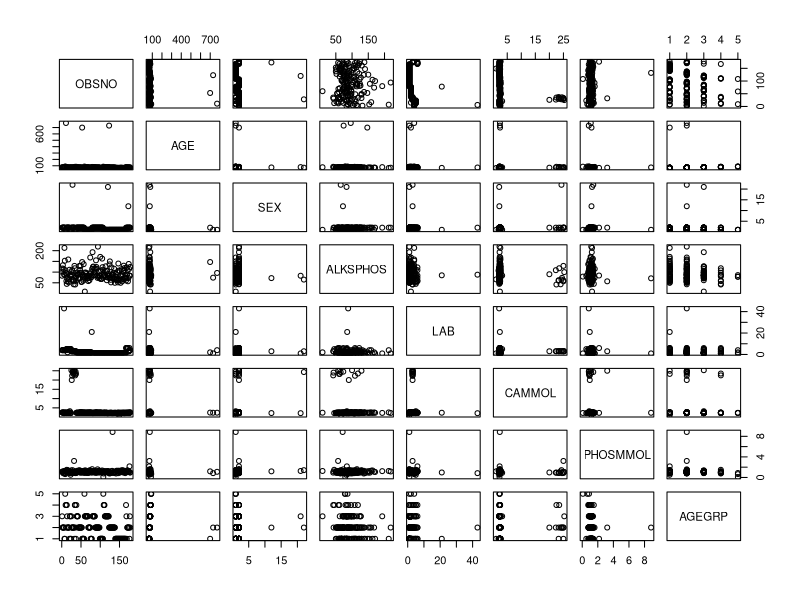
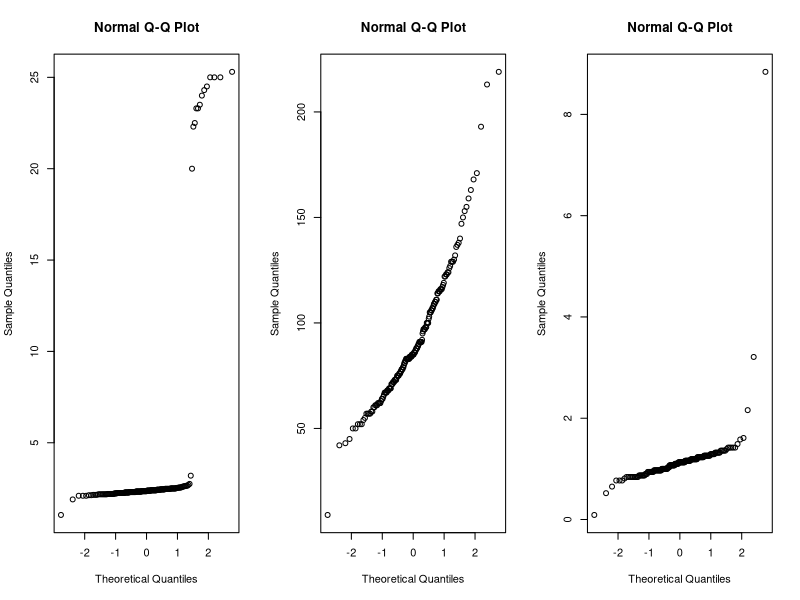
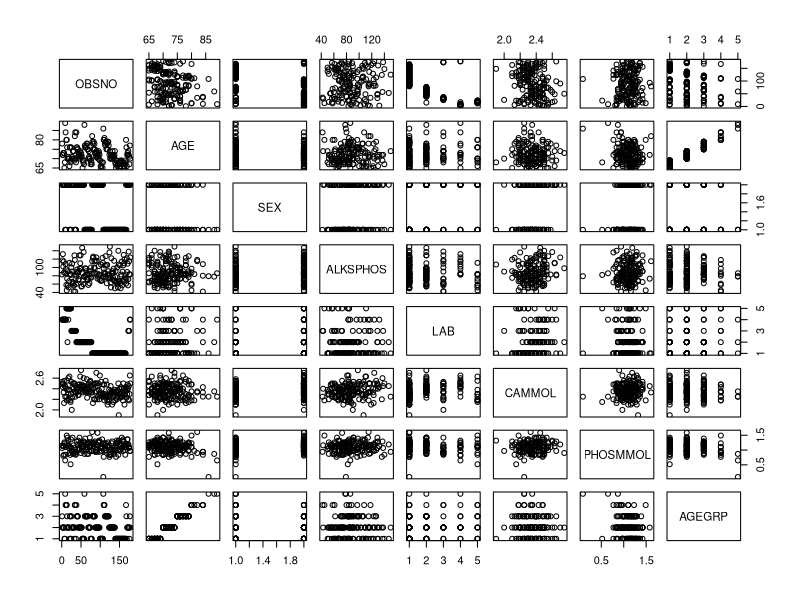
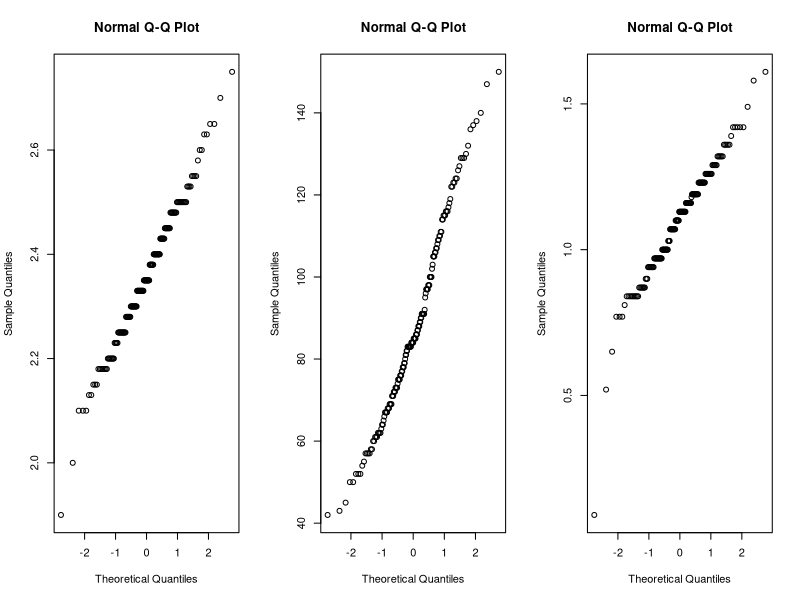

The R script that drew these images, in order: (Note: this script raises an error after producing the figures.)
data = read.table('calcium.dat.txt', na.strings="_", header=TRUE)

# exploration
pairs(data)
par(mfrow=c(1,3))
qqnorm(data$CAMMOL)
qqnorm(data$ALKSPHOS)
qqnorm(data$PHOSMMOL)

# data preparation
data[!is.na(data$AGE) & !(data$AGE <= 110),]$AGE<-NA
data[!is.na(data$SEX) & !(data$SEX == 1|data$SEX ==2),]$SEX<-NA
data[!is.na(data$LAB) & !(data$LAB < 6),]$LAB<-NA
data[!is.na(data$PHOSMMOL) & !(data$PHOSMMOL < 2),]$PHOSMMOL<-NA
data$CAMMOL[!is.na(data$CAMMOL) & (data$CAMMOL > 10)] <- (data$CAMMOL[!is.na(data$CAMMOL) & (data$CAMMOL > 10)])/10
data[!is.na(data$CAMMOL) & ((data$CAMMOL < 1.9)|(data$CAMMOL >= 3)),]$CAMMOL <- NA
data[!is.na(data$ALKSPHOS) & ((data$ALKSPHOS > 150)|(data$ALKSPHOS < 20)),]$ALKSPHOS <- NA
data$SEX <- as.factor(data$SEX)
data$LAB <- as.factor(data$LAB)
data$AGEGRP <- as.factor(data$AGEGRP)

# exploration
par(mfrow=c(1,1))
pairs(data)
par(mfrow=c(1,3))
qqnorm(data$CAMMOL)
qqnorm(data$ALKSPHOS)
qqnorm(data$PHOSMMOL)
summary(data$AGEGRP)

# data preperation, replace NA with mean
sex = data$SEX
sex[is.na(sex)]<-mean(na.omit(data$SEX))
lab = data$LAB
lab[is.na(lab)]<-mean(na.omit(data$LAB))
cammol = data$CAMMOL
cammol[is.na(cammol)]<-mean(na.omit(data$CAMMOL))
alksphos = data$ALKSPHOS
alksphos[is.na(alksphos)]<-mean(na.omit(data$ALKSPHOS))
phosmmol = data$PHOSMMOL
phosmmol[is.na(phosmmol)]<-mean(na.omit(data$PHOSMMOL))

# data preperation, make sex M and F instead of 1 and 2
Sex = as.character(sex)
Sex[sex == 1] = "M"
Sex[sex == 2] = "F"
Sex = as.factor(Sex)
AgeGroup = AGEGRP

# interaction plots
interaction.plot(lab,Sex,cammol)
interaction.plot(lab,Sex,alksphos)
interaction.plot(lab,Sex,phosmmol)
interaction.plot(AgeGroup,Sex,cammol)
interaction.plot(AgeGroup,Sex,alksphos)
interaction.plot(AgeGroup,Sex,phosmmol)

# step down linear regression
#ALKSPHOS
summary(lm(ALKSPHOS~AGE+SEX+LAB+AGEGRP,data=data))
summary(lm(ALKSPHOS~AGE+SEX+LAB,data=data))
summary(lm(ALKSPHOS~SEX+LAB,data=data))
#CAMMOL
summary(lm(CAMMOL~AGE+SEX+LAB+AGEGRP,data=data))
summary(lm(CAMMOL~AGE+SEX+LAB,data=data))
summary(lm(CAMMOL~SEX+LAB,data=data))
#PHOSMMOL
summary(lm(PHOSMMOL~AGE+SEX+LAB+AGEGRP,data=data))
summary(lm(PHOSMMOL~AGE+SEX+LAB,data=data))
summary(lm(PHOSMMOL~AGE+SEX,data=data))

#If you looks at graphs, I dont think its fair to
#assume our data is normal. So use non-parametric test
#instead of 1 way anova
kruskal.test(CAMMOL,SEX,data=data)
kruskal.test(CAMMOL,LAB,data=data)
kruskal.test(CAMMOL,AGEGRP,data=data)

kruskal.test(ALKSPHOS,SEX,data=data)
kruskal.test(ALKSPHOS,LAB,data=data)
kruskal.test(ALKSPHOS,AGEGRP,data=data)

kruskal.test(PHOSMMOL,SEX,data=data)
kruskal.test(PHOSMMOL,LAB,data=data)
kruskal.test(PHOSMMOL,AGEGRP,data=data)

#due to difficulties with blocks being of different
#sizes we cannot use friedman test, regular 2-way 
#anova will be used.

anova(lm(CAMMOL~SEX*LAB,data=data))
anova(lm(CAMMOL~SEX*AGEGRP,data=data))
anova(lm(CAMMOL~LAB*AGEGRP,data=data))

anova(lm(ALKSPHOS~SEX*LAB,data=data))
anova(lm(ALKSPHOS~SEX*AGEGRP,data=data))
anova(lm(ALKSPHOS~LAB*AGEGRP,data=data))

anova(lm(PHOSMMOL~SEX*LAB,data=data))
anova(lm(PHOSMMOL~SEX*AGEGRP,data=data))
anova(lm(PHOSMMOL~LAB*AGEGRP,data=data))